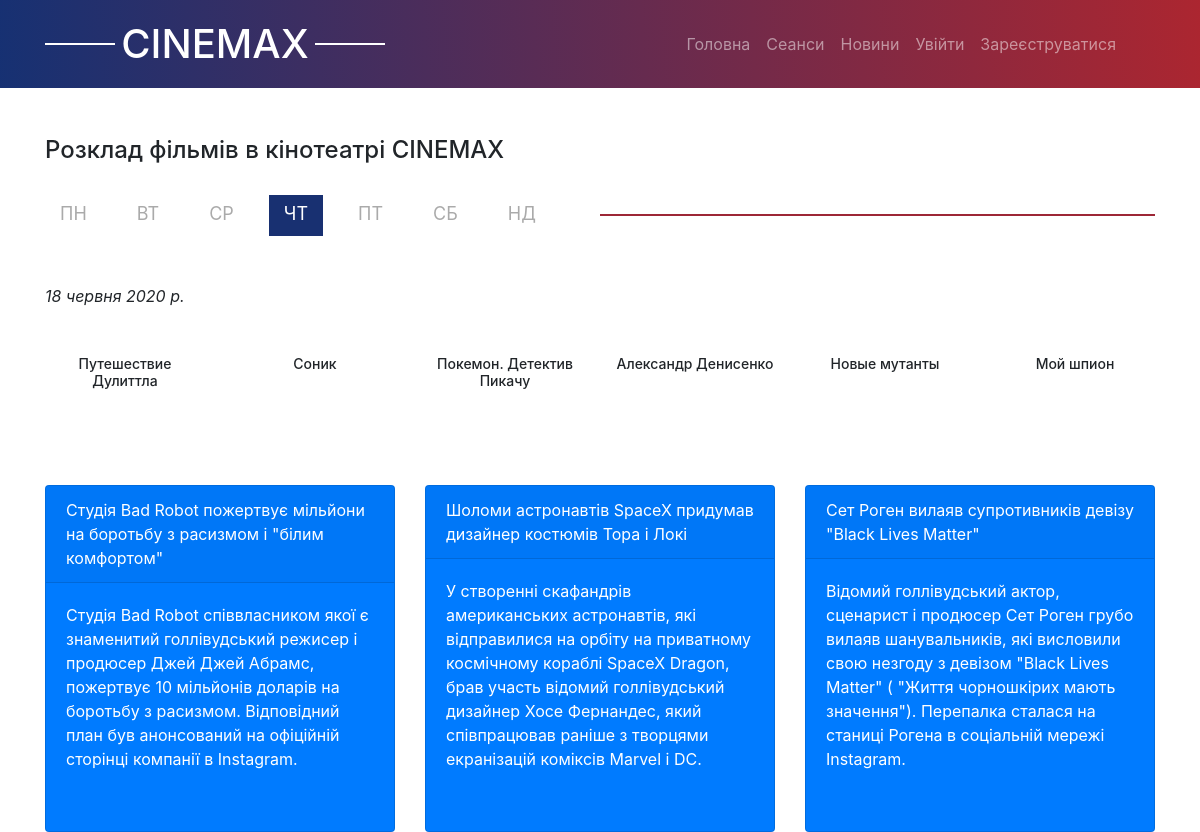
Page /sessions/ on the earlier database version.
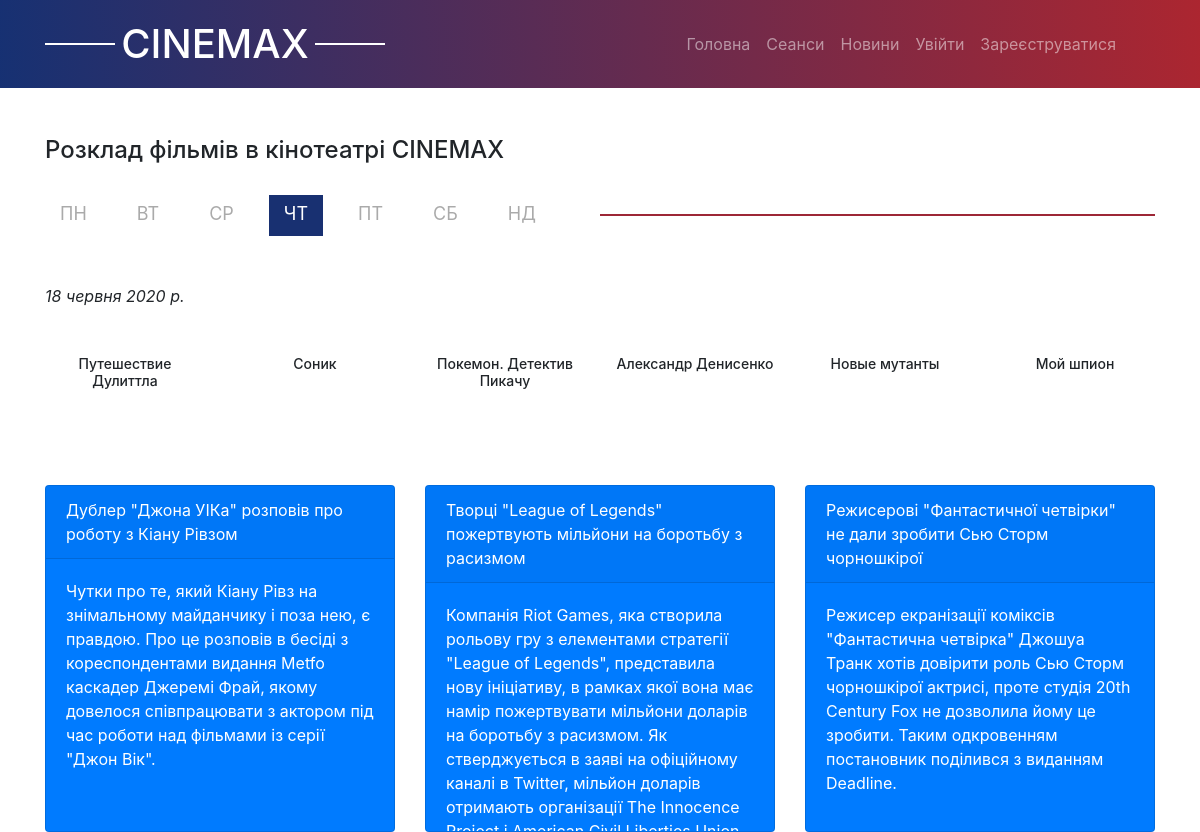
Same page on the later database version.
### app/models.py (models this page shows, shortened)
class TimeStampMixin(models.Model):
    created_at = models.DateTimeField(auto_now_add=True, null=True)
    updated_at = models.DateTimeField(auto_now=True, null=True)
    class Meta:
        abstract = True

class Weekday(TimeStampMixin, models.Model):
    weekday = models.CharField(max_length=150)
    date = models.DateField()
    weekday_en = models.CharField(max_length=50)

class Film(TimeStampMixin, models.Model): # Фильм
    name = models.CharField(max_length = 150)
    duration_film = models.TimeField() # '14:30'
    desc = models.TextField()
    year = models.PositiveSmallIntegerField("Дата выхода", default=2019)
    contry = models.CharField(max_length = 150)
    genre = models.ManyToManyField(Genre, verbose_name="жанры")
    actor = models.ManyToManyField(Actor, verbose_name="актеры", related_name="film_actor")
    directors = models.ManyToManyField(Actor, verbose_name="режиссер", related_name="film_director")
    premiere = models.CharField(max_length = 150)
    budget = models.PositiveIntegerField()
    image = models.ImageField(upload_to = 'posters/')
    url_trailer = models.CharField(max_length=200)

### news/models.py (models this page shows, shortened)
class TimeStampMixin(models.Model):
    created_at = models.DateTimeField(auto_now_add=True, null=True)
    updated_at = models.DateTimeField(auto_now=True, null=True)
    class Meta:
        abstract = True

class ParseMovieInfo(TimeStampMixin, models.Model):
    title = models.CharField(max_length = 300)
    date = models.CharField(max_length = 50)
    short_describe = models.TextField()
    full_describe = models.TextField()
    liked = models.ManyToManyField(User, default = None, blank = True, related_name = 'liked')
    dislike = models.ManyToManyField(User, default = None, blank = True, related_name = 'dislike')
    url = models.SlugField(max_length = 300)

### app/views.py (the view)
# urls.py: path('sessions/', app_views.SessionsListView.as_view(), name="sessions"),
class SessionsListView(View):
    def get(self, request):
        tday = date.today()
        num_week_day = date.today().weekday()
        sessions = Session.objects.all()
        days = ['пн', 'вт', 'ср', 'чт', 'пт', 'сб', 'нд']
        k = 0
        for i in range(0, len(days)):
            try:
                Weekday.objects.filter(weekday = days[num_week_day + i]).update(date = tday + datetime.timedelta(days=i))
                k += 1
            except Exception:
                Weekday.objects.filter(weekday = days[i-k]).update(date = tday + datetime.timedelta(days=i))
        active_vkladka = 0
        for day in Weekday.objects.all():
            dat = day.date
            if dat.weekday() == num_week_day:
                active_vkladka = day.weekday_en
        sessions = Session.objects.all()
        week = Weekday.objects.order_by('-id').all()
        movies = Film.objects.order_by('-id').all()
        halls = Hall.objects.all()
        news_list = ParseMovieInfo.objects.order_by('-id').all()
        context = {
            'news_list': news_list,
            'active_vkladka': active_vkladka,
            'sessions': sessions,
            'movies': movies,
            'halls': halls,
            'week': week,
        }
        return render(request, 'app_template/sessions.html', context)

### templates/app_template/sessions.html (shortened to what this page needs)
{% extends "base.html" %}
{% load static %}
{% block stylesheet %}
    <link rel="stylesheet" href="{% static 'css/jquery.fancybox.css' %}">
    <link rel="stylesheet" href="{% static 'css/sessions.css' %}">
{% endblock %}
{% block content %}
    <div class="sessions">
        <div class="container">
            <h3 class="sessions-top mt-5">
                Розклад фільмів в кінотеатрі СINEMAX
            </h3>
            <div class="sessions-tabs d-flex align-items-center">
                <nav class="days d-flex flex-wrap flex-xl-nowrap flex-lg-nowrap flex-md-nowrap flex-sm-nowrap ">
                    {% for day in week %}
                        <a href="#{{ day.weekday_en }}" class="day tabs-item {% if day.weekday_en == active_vkladka %} active {% endif %}">{{ day.weekday }}</a></li>
                    {% endfor %}
                </nav>
                <span class="line"></span>
            </div>
            {% for day in week %}
                <div id="{{day.weekday_en}}" class="sessions-bottom mt-5 tabs-content {% if day.weekday_en == active_vkladka %} visible {% endif %} ">
                    <em >{{day.date}}</em> <br>
                    <div class="row text-center mt-5">
                        {% for movie in movies %}
                            <div class="col-md-2 mb-5">
                                <h6 class="movie_name">{{ movie.name }}</h6> <br>
                            </div>
                        {% endfor %}
                    </div>
                </div>
            {% endfor %}
            <div class="row ">
                {% for news in news_list|slice:"3" %}
                <div class="col-12 col-md-4 ">
                    <div class="card my-4 bg-primary h-100">
                        <div class="card-header">
                            <a class="text-white" href="{% url 'news:news_detail' news.url %}">{{ news.title }}</a>
                        </div>
                        <div class="card-body text-white news_content">
                            {{ news.short_describe }}
                        </div>
                    </div>
                </div>
                {% endfor %}
            </div>
        </div>
    </div>
{% endblock %}
{% block js %}
    <link rel="stylesheet" href="{% static 'js/jquery.fancybox.min.js' %}">
{% endblock %}

Differences in the rows shown:
no longer on this page (row unchanged): ParseMovieInfo: title "Студія Bad Robot пожертвує мільйони на боротьбу з расизмом і \"білим комфортом\"", short_describe "Студія Bad Robot співвласником якої є знаменитий голлівудський режисер і продюсер Джей Джей Абрамс, пожертвує 10 мільйонів доларів на боротьбу з расизмом. Відповідний план був анонсований на офіційній сторінці компанії в Instagram."
no longer on this page (row unchanged): ParseMovieInfo: title "Шоломи астронавтів SpaceX придумав дизайнер костюмів Тора і Локі", short_describe "У створенні скафандрів американських астронавтів, які відправилися на орбіту на приватному космічному кораблі SpaceX Dragon, брав участь відомий голлівудський дизайнер Хосе Фернандес, який співпрацював раніше з творцями екранізацій коміксів Marvel і DC."
no longer on this page (row unchanged): ParseMovieInfo: title "Сет Роген вилаяв супротивників девізу \"Black Lives Matter\"", short_describe "Відомий голлівудський актор, сценарист і продюсер Сет Роген грубо вилаяв шанувальників, які висловили свою незгоду з девізом \"Black Lives Matter\" ( \"Життя чорношкірих мають значення\"). Перепалка сталася на станиці Рогена в соціальній мережі Instagram."
added ParseMovieInfo: title "Дублер \"Джона УІКа\" розповів про роботу з Кіану Рівзом", short_describe "Чутки про те, який Кіану Рівз на знімальному майданчику і поза нею, є правдою. Про це розповів в бесіді з кореспондентами видання Metfo каскадер Джеремі Фрай, якому довелося співпрацювати з актором під час роботи над фільмами із серії \"Джон Вік\"."
added ParseMovieInfo: title "Творці \"League of Legends\" пожертвують мільйони на боротьбу з расизмом", short_describe "Компанія Riot Games, яка створила рольову гру з елементами стратегії \"League of Legends\", представила нову ініціативу, в рамках якої вона має намір пожертвувати мільйони доларів на боротьбу з расизмом. Як стверджується в заяві на офіційному каналі в Twitter, мільйон доларів отримають організації The Innocence…"
added ParseMovieInfo: title "Режисерові \"Фантастичної четвірки\" не дали зробити Сью Сторм чорношкірої", short_describe "Режисер екранізації коміксів \"Фантастична четвірка\" Джошуа Транк хотів довірити роль Сью Сторм чорношкірої актрисі, проте студія 20th Century Fox не дозволила йому це зробити. Таким одкровенням постановник поділився з виданням Deadline."
